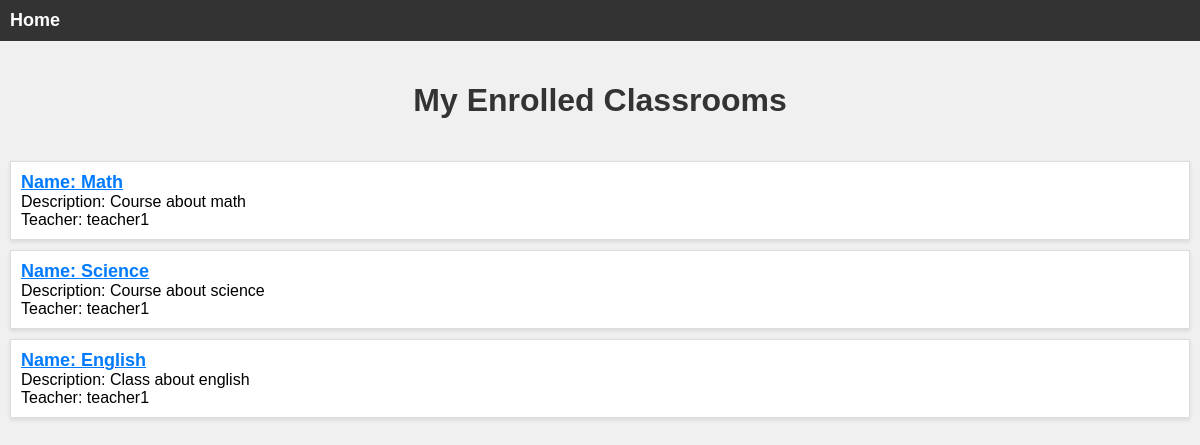
The page /students/my_classrooms/ (signed in) on the database its author committed.
### teachers/models.py (models this page shows, shortened)
class RegisteredUser(models.Model):
    id = models.AutoField(primary_key=True)
    user = models.ForeignKey(User, on_delete=models.CASCADE)
    course = models.ForeignKey(Classroom, on_delete=models.CASCADE)

class Classroom(models.Model):
    id = models.UUIDField(primary_key=True, default=uuid.uuid4, editable=False)
    name = models.CharField(max_length=100)
    description = models.TextField()
    teacher = models.ForeignKey(User, on_delete=models.CASCADE)

### students/views.py (the view)
# urls.py: path('my_classrooms/', views.my_classrooms, name='my_classrooms'),
def my_classrooms(request):
    student = request.user
    enrolled_classrooms = RegisteredUser.objects.filter(user=request.user)
    return render(request, 'students/my_classrooms.html', {'enrolled_classrooms': enrolled_classrooms})

### students/templates/students/my_classrooms.html (shortened to what this page needs)
<!DOCTYPE html>
<html>
<head>
</head>
<body>
    <div class="navbar" style="background-color: #333; padding: 10px;">
        <a href="{% url 'students:home' %}"
            style="color: #fff; text-decoration: none; font-weight: bold; font-size: 18px;">Home</a>
    </div>
    <h1>My Enrolled Classrooms</h1>
    <ul>
        {% for enrolled_classroom in enrolled_classrooms %}
        <li>
            <a href="{% url 'students:classroom_detail' enrolled_classroom.course.id %}">
                <strong>Name: {{ enrolled_classroom.course.name }}</strong>
            </a><br>
            Description: {{ enrolled_classroom.course.description }}<br>
            Teacher: {{ enrolled_classroom.course.teacher.username }}
        </li>
        {% empty %}
        <li class="empty-list">No classrooms enrolled.</li>
        {% endfor %}
    </ul>
</body>
</html>

### students/templates/students/my_classrooms.html (style rules this page uses)
body { font-family: Arial, sans-serif; background-color: #f0f0f0; margin: 0; padding: 0; }
h1 { text-align: center; color: #333; padding: 20px; }
ul { list-style-type: none; padding: 0; margin: 0; }
li { background-color: #fff; border: 1px solid #ddd; margin: 10px; padding: 10px; box-shadow: 0 2px 4px rgba(0, 0, 0, 0.1); }
li strong { font-size: 18px; color: #007BFF; cursor: pointer; text-decoration: underline; }

### rows shown on the page
RegisteredUser: course.name "Math", course.description "Course about math", course.teacher.username "teacher1"
RegisteredUser: course.name "Science", course.description "Course about science", course.teacher.username "teacher1"
RegisteredUser: course.name "English", course.description "Class about english", course.teacher.username "teacher1"
